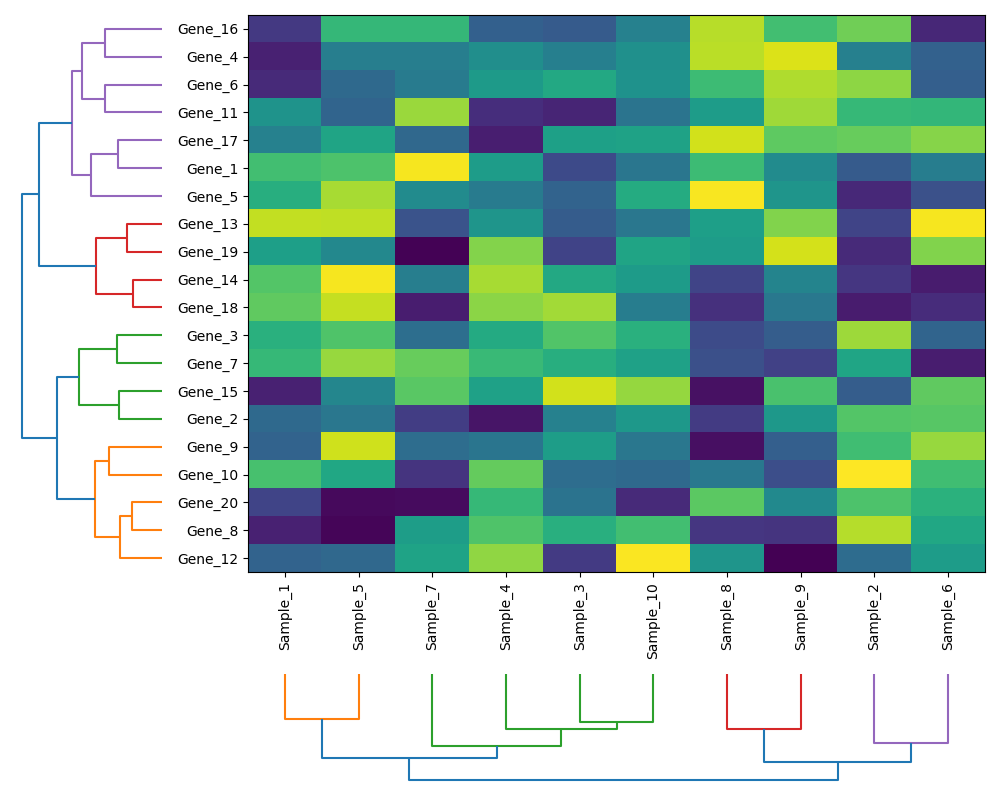

Generate this figure with Python:
import pandas as pd
import numpy as np
import matplotlib.pyplot as plt
from scipy.cluster.hierarchy import linkage, dendrogram, leaves_list
from scipy.spatial.distance import pdist

if __name__ == '__main__':
    # 示例数据
    np.random.seed(123)
    data = np.random.rand(20, 10)
    rownames = [f"Gene_{i + 1}" for i in range(20)]
    colnames = [f"Sample_{i + 1}" for i in range(10)]
    df = pd.DataFrame(data, index=rownames, columns=colnames)

    # 计算行和列的聚类
    # 行聚类
    row_dist = pdist(df, metric='euclidean')
    row_linkage = linkage(row_dist, method='ward')
    row_order = leaves_list(row_linkage)  # 提取叶节点的顺序
    print(f"row_order: {row_order}")

    # 列聚类
    col_dist = pdist(df.T, metric='euclidean')
    col_linkage = linkage(col_dist, method='ward')
    col_order = leaves_list(col_linkage)  # 提取叶节点的顺序
    print(f"col_order: {col_order}")

    # 重新排列数据框
    df_reordered = df.iloc[row_order, col_order]

    # 绘制聚类热图
    fig = plt.figure(figsize=(10, 8))

    # 创建子图布局
    gs = fig.add_gridspec(2, 2, width_ratios=[0.2, 1], height_ratios=[1, 0.2])

    # 左侧子图：行聚类树状图
    ax1 = fig.add_subplot(gs[0, 0])
    dendrogram(row_linkage, ax=ax1, orientation='left')
    ax1.axis('off')

    # 中间子图：热图
    ax2 = fig.add_subplot(gs[0, 1])
    ax2.imshow(df_reordered, aspect='auto', cmap='viridis')
    ax2.set_yticks(np.arange(len(df_reordered.index)))
    ax2.set_yticklabels(df_reordered.index)
    ax2.set_xticks(np.arange(len(df_reordered.columns)))
    ax2.set_xticklabels(df_reordered.columns, rotation=90)

    # 下方子图：列聚类树状图
    ax3 = fig.add_subplot(gs[1, 1])
    dendrogram(col_linkage, ax=ax3, orientation='bottom')
    ax3.axis('off')

    plt.tight_layout()
    plt.savefig("demo.png")


